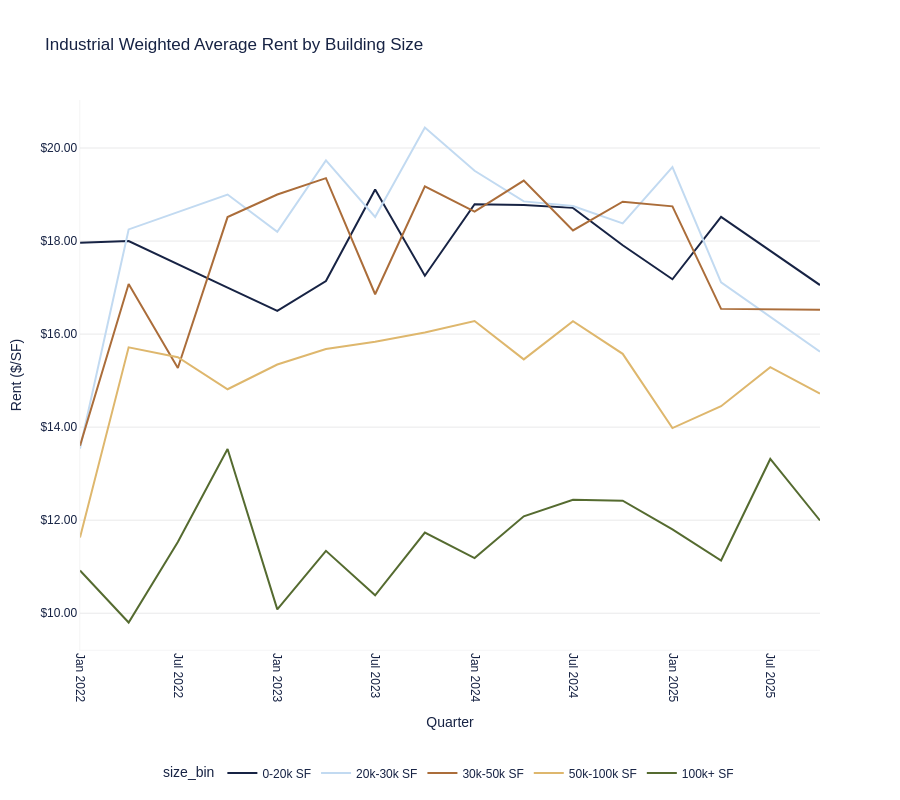

The notebook cell this image was saved under:
### Code cell
# Chart 4: Industrial Weighted Average Rent by Building Size
# Drop missing quarters (rows with missing 'date' or 'weighted_avg_rent')
industrial_rent_by_size_clean = industrial_rent_by_size.dropna(subset=['date', 'weighted_avg_rent'])

fig_industrial_rent = aquila_styled_line_chart(
    industrial_rent_by_size_clean,
    x='date',
    y='weighted_avg_rent',
    color='size_bin',
    title='Industrial Weighted Average Rent by Building Size'
)
fig_industrial_rent.update_yaxes(tickprefix='$', tickformat=',.2f', title='Rent ($/SF)')
fig_industrial_rent.update_xaxes(title='Quarter')
fig_industrial_rent.write_html('charts/industrial/industrial_rent_by_size.html')
print("Saved: charts/industrial_rent_by_size.html")
fig_industrial_rent.show()

### Figure 1 — Plotly figure (JSON) as saved in the notebook; plotly's stock layout.template omitted (floating-point values rounded to 4 significant figures)
{"data": [{"hovertemplate": "size_bin=0-20k SF<br>date=%{x}<br>weighted_avg_rent=%{y}<extra></extra>", "legendgroup": "0-20k SF", "line": {"color": "#172344", "dash": "solid"}, "marker": {"symbol": "circle"}, "mode": "lines", "name": "0-20k SF", "orientation": "v", "showlegend": true, "type": "scatter", "x": ["2022-01-01T00:00:00", "2022-04-01T00:00:00", "2022-10-01T00:00:00", "2023-01-01T00:00:00", "2023-04-01T00:00:00", "2023-07-01T00:00:00", "2023-10-01T00:00:00", "2024-01-01T00:00:00", "2024-04-01T00:00:00", "2024-07-01T00:00:00", "2024-10-01T00:00:00", "2025-01-01T00:00:00", "2025-04-01T00:00:00", "2025-10-01T00:00:00"], "xaxis": "x", "y": [17.96, 18, 17, 16.5, 17.14, 19.11, 17.26, 18.79, 18.77, 18.71, 17.91, 17.18, 18.52, 17.05], "yaxis": "y"}, {"hovertemplate": "size_bin=20k-30k SF<br>date=%{x}<br>weighted_avg_rent=%{y}<extra></extra>", "legendgroup": "20k-30k SF", "line": {"color": "#C2DAF1", "dash": "solid"}, "marker": {"symbol": "circle"}, "mode": "lines", "name": "20k-30k SF", "orientation": "v", "showlegend": true, "type": "scatter", "x": ["2022-01-01T00:00:00", "2022-04-01T00:00:00", "2022-10-01T00:00:00", "2023-01-01T00:00:00", "2023-04-01T00:00:00", "2023-07-01T00:00:00", "2023-10-01T00:00:00", "2024-01-01T00:00:00", "2024-04-01T00:00:00", "2024-07-01T00:00:00", "2024-10-01T00:00:00", "2025-01-01T00:00:00", "2025-04-01T00:00:00", "2025-10-01T00:00:00"], "xaxis": "x", "y": [13.54, 18.25, 19, 18.2, 19.73, 18.52, 20.44, 19.51, 18.85, 18.75, 18.38, 19.59, 17.11, 15.62], "yaxis": "y"}, {"hovertemplate": "size_bin=30k-50k SF<br>date=%{x}<br>weighted_avg_rent=%{y}<extra></extra>", "legendgroup": "30k-50k SF", "line": {"color": "#AB6D3A", "dash": "solid"}, "marker": {"symbol": "circle"}, "mode": "lines", "name": "30k-50k SF", "orientation": "v", "showlegend": true, "type": "scatter", "x": ["2022-01-01T00:00:00", "2022-04-01T00:00:00", "2022-07-01T00:00:00", "2022-10-01T00:00:00", "2023-01-01T00:00:00", "2023-04-01T00:00:00", "2023-07-01T00:00:00", "2023-10-01T00:00:00", "2024-01-01T00:00:00", "2024-04-01T00:00:00", "2024-07-01T00:00:00", "2024-10-01T00:00:00", "2025-01-01T00:00:00", "2025-04-01T00:00:00", "2025-10-01T00:00:00"], "xaxis": "x", "y": [13.6, 17.08, 15.27, 18.52, 19, 19.35, 16.86, 19.18, 18.63, 19.3, 18.23, 18.85, 18.75, 16.54, 16.52], "yaxis": "y"}, {"hovertemplate": "size_bin=50k-100k SF<br>date=%{x}<br>weighted_avg_rent=%{y}<extra></extra>", "legendgroup": "50k-100k SF", "line": {"color": "#DEB76D", "dash": "solid"}, "marker": {"symbol": "circle"}, "mode": "lines", "name": "50k-100k SF", "orientation": "v", "showlegend": true, "type": "scatter", "x": ["2022-01-01T00:00:00", "2022-04-01T00:00:00", "2022-07-01T00:00:00", "2022-10-01T00:00:00", "2023-01-01T00:00:00", "2023-04-01T00:00:00", "2023-07-01T00:00:00", "2023-10-01T00:00:00", "2024-01-01T00:00:00", "2024-04-01T00:00:00", "2024-07-01T00:00:00", "2024-10-01T00:00:00", "2025-01-01T00:00:00", "2025-04-01T00:00:00", "2025-07-01T00:00:00", "2025-10-01T00:00:00"], "xaxis": "x", "y": [11.63, 15.72, 15.5, 14.81, 15.35, 15.68, 15.84, 16.03, 16.28, 15.46, 16.28, 15.58, 13.98, 14.45, 15.29, 14.72], "yaxis": "y"}, {"hovertemplate": "size_bin=100k+ SF<br>date=%{x}<br>weighted_avg_rent=%{y}<extra></extra>", "legendgroup": "100k+ SF", "line": {"color": "#556B30", "dash": "solid"}, "marker": {"symbol": "circle"}, "mode": "lines", "name": "100k+ SF", "orientation": "v", "showlegend": true, "type": "scatter", "x": ["2022-01-01T00:00:00", "2022-04-01T00:00:00", "2022-07-01T00:00:00", "2022-10-01T00:00:00", "2023-01-01T00:00:00", "2023-04-01T00:00:00", "2023-07-01T00:00:00", "2023-10-01T00:00:00", "2024-01-01T00:00:00", "2024-04-01T00:00:00", "2024-07-01T00:00:00", "2024-10-01T00:00:00", "2025-01-01T00:00:00", "2025-04-01T00:00:00", "2025-07-01T00:00:00", "2025-10-01T00:00:00"], "xaxis": "x", "y": [10.92, 9.801, 11.53, 13.53, 10.08, 11.34, 10.39, 11.73, 11.18, 12.08, 12.44, 12.42, 11.8, 11.13, 13.32, 11.99], "yaxis": "y"}], "layout": {"font": {"color": "#172344", "family": "Futura LT Pro, Futura, Arial, sans-serif"}, "height": 800, "legend": {"orientation": "h", "title": {"font": {"family": "Futura LT Pro, Futura, Arial, sans-serif"}, "text": "size_bin"}, "tracegroupgap": 0, "x": 0.5, "xanchor": "center", "y": -0.25, "yanchor": "bottom"}, "margin": {"b": 100}, "paper_bgcolor": "white", "plot_bgcolor": "white", "title": {"font": {"family": "Futura LT Pro, Futura, Arial, sans-serif"}, "text": "Industrial Weighted Average Rent by Building Size"}, "xaxis": {"anchor": "y", "domain": [0, 1], "linecolor": "#e9e9ea", "linewidth": 0.5, "mirror": false, "showgrid": false, "showline": true, "tickangle": 90, "title": {"text": "Quarter"}, "zeroline": false}, "yaxis": {"anchor": "x", "domain": [0, 1], "gridcolor": "#e9e9ea", "linecolor": "#e9e9ea", "linewidth": 0.5, "mirror": false, "showgrid": true, "showline": true, "tickformat": ",.2f", "tickprefix": "$", "title": {"text": "Rent ($/SF)"}, "zeroline": true}}}
